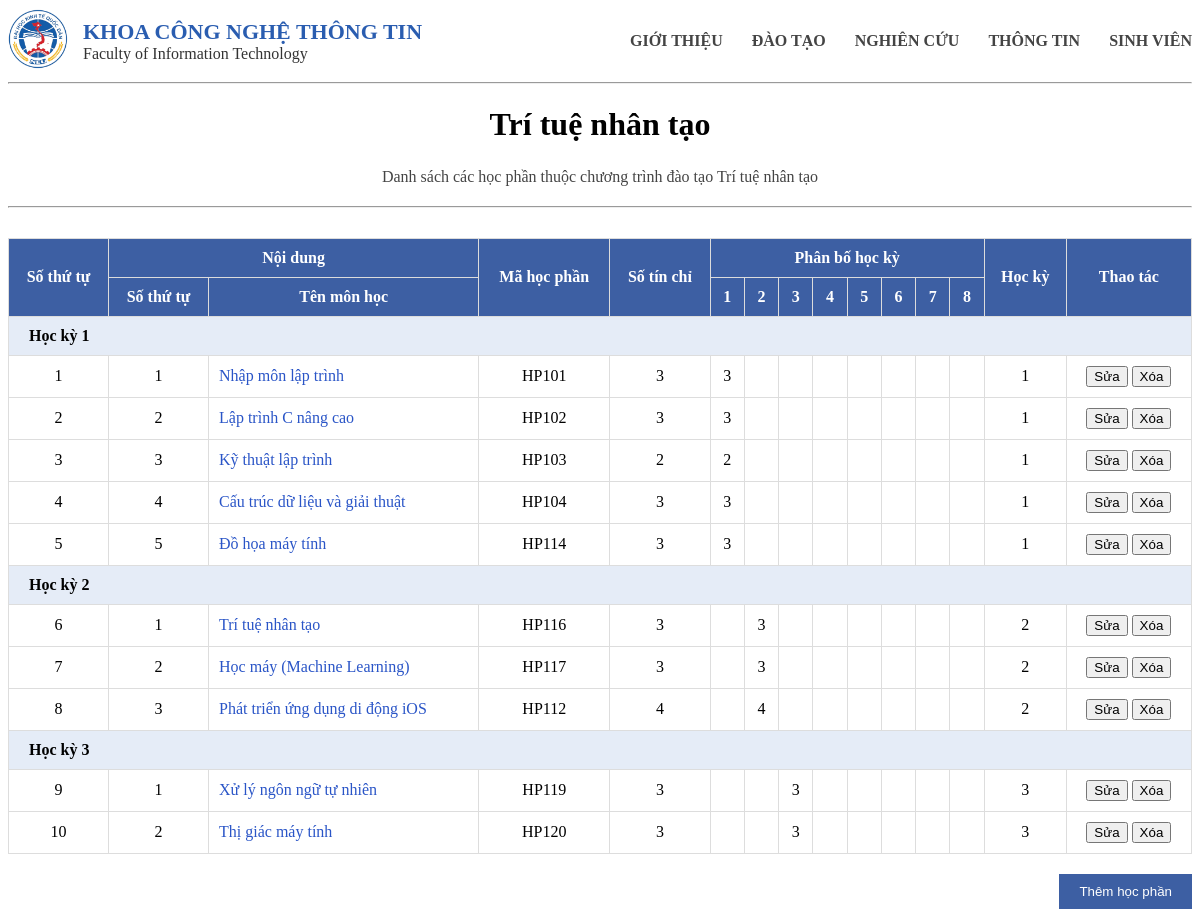
The app's page /detail/CT05 with its own data.
### tables this page shows
CREATE TABLE "chuongtrinh" (
	"mact"	TEXT NOT NULL UNIQUE,
	"tenct"	TEXT NOT NULL,
	"chitieu"	INTEGER NOT NULL,
	"linhvuc"	TEXT NOT NULL,
	PRIMARY KEY("mact")
);

CREATE TABLE "chuongtrinhct" (
	"mact"	TEXT NOT NULL,
	"mahp"	TEXT NOT NULL,
	"stt"	INTEGER,
	"sotc"	INTEGER,
	"hocki"	INTEGER,
	"loai"	TEXT,
	PRIMARY KEY("mact","mahp")
);

CREATE TABLE "hocphan" (
	"mahp"	TEXT NOT NULL UNIQUE,
	"tenhp"	TEXT NOT NULL,
	"sotc"	INTEGER NOT NULL,
	PRIMARY KEY("mahp")
);

### main.py (the view)
@app.route("/detail/<mact>")
def detail(mact):
    conn = get_db()
    cur = conn.cursor()
    cur.execute("SELECT * FROM chuongtrinh WHERE mact=?", (mact,))
    ct = cur.fetchone()
    cur.execute("""
        SELECT hp.mahp, hp.tenhp, hp.sotc, ct.hocki, ct.loai, ct.hocki, ct.stt
        FROM chuongtrinhct ct
        JOIN hocphan hp ON ct.mahp = hp.mahp
        WHERE ct.mact = ?
        ORDER BY ct.hocki, ct.stt
    """, (mact,))
    rows = cur.fetchall()
    conn.close()
    return render_template("detail.html", rows=rows, ct=ct)

### main.py (called while the page is built)
def get_db():
    conn = sqlite3.connect("database.db")
    conn.row_factory = sqlite3.Row
    return conn

### templates/detail.html
{% extends "base.html" %}
{% block content %}
<div class="container">
<h1>{{ct.tenct}}</h1>
<p class="description">
Danh sách các học phần thuộc chương trình đào tạo {{ct.tenct}}
</p>
<hr>
<table>
<tr>
    <th rowspan="2">Số thứ tự</th>
    <th colspan="2">Nội dung</th>
    <th rowspan="2">Mã học phần</th>
    <th rowspan="2">Số tín chỉ</th>
    <th colspan="8">Phân bố học kỳ</th>
    <th rowspan="2">Học kỳ</th>
    <th rowspan="2">Thao tác</th>
</tr>
<tr>
    <th>Số thứ tự</th>
    <th>Tên môn học</th>
    <th>1</th>
    <th>2</th>
    <th>3</th>
    <th>4</th>
    <th>5</th>
    <th>6</th>
    <th>7</th>
    <th>8</th>
</tr>
{% set stt = namespace(value=1) %}
{% for hocki, mon in rows|groupby("hocki") %}
<tr class="group">
<td colspan="15">Học kỳ {{hocki}}</td>
</tr>
{% for hp in mon %}
<tr>
<td>{{stt.value}}</td>
<td>{{loop.index}}</td>
<td class="subject">{{hp.tenhp}}</td>
<td>{{hp.mahp}}</td>
<td>{{hp.sotc}}</td>
<td>{% if hp.hocki==1 %}{{hp.sotc}}{% endif %}</td>
<td>{% if hp.hocki==2 %}{{hp.sotc}}{% endif %}</td>
<td>{% if hp.hocki==3 %}{{hp.sotc}}{% endif %}</td>
<td>{% if hp.hocki==4 %}{{hp.sotc}}{% endif %}</td>
<td>{% if hp.hocki==5 %}{{hp.sotc}}{% endif %}</td>
<td>{% if hp.hocki==6 %}{{hp.sotc}}{% endif %}</td>
<td>{% if hp.hocki==7 %}{{hp.sotc}}{% endif %}</td>
<td>{% if hp.hocki==8 %}{{hp.sotc}}{% endif %}</td>
<td>{{hp.hocki}}</td>
<td>
    <a href="/sua/{{ct.mact}}/{{hp.mahp}}">
        <button type="button" class="edit">Sửa</button>
    </a>
    <form action="/xoa/{{ct.mact}}/{{hp.mahp}}" method="POST"
          onsubmit="return confirm('Bạn có chắc muốn xóa môn này?');"
          style="display:inline;">
        <button type="submit" class="delete">Xóa</button>
    </form>
</td>
</tr>
{% set stt.value = stt.value + 1 %}
{% endfor %}
{% endfor %}
</table>
<a href="/add/{{ct.mact}}">
<button type="button" class="add">Thêm học phần</button>
</a>
</div>
{% endblock %}

### static/styles.css (style rules this page uses)
table { width:100%; border-collapse:collapse; margin-top:20px; }
th { background:#3d5fa3; color:white; padding:10px; }
td { padding:10px; border:1px solid #ddd; text-align:center; }
a { color:#2a55c7; text-decoration:none; }
h1,p { text-align:center; }
.description { color:#444; line-height:1.6; }
.add { margin-top:20px; padding:10px 20px; background:#3d5fa3; color:white; border:none; float:right; }
table { width:100%; border-collapse:collapse; margin-top:30px; }
th { background:#3d5fa3; color:white; padding:10px; border:1px solid #dcdcdc; }
td { padding:10px; border:1px solid #dcdcdc; text-align:center; }
.subject { text-align:left; color:#2a55c7; }
.group { background:#e5ecf7; font-weight:bold; }
.group td { text-align:left; padding-left:20px; }

### records on screen
chuongtrinh: tenct "Trí tuệ nhân tạo"
chuongtrinhct: value "1", tenhp "Nhập môn lập trình", mahp "HP101", sotc "3", hocki "1"
chuongtrinhct: value "2", tenhp "Lập trình C nâng cao", mahp "HP102", sotc "3", hocki "1"
chuongtrinhct: value "3", tenhp "Kỹ thuật lập trình", mahp "HP103", sotc "2", hocki "1"
chuongtrinhct: value "4", tenhp "Cấu trúc dữ liệu và giải thuật", mahp "HP104", sotc "3", hocki "1"
chuongtrinhct: value "5", tenhp "Đồ họa máy tính", mahp "HP114", sotc "3", hocki "1"
chuongtrinhct: value "6", tenhp "Trí tuệ nhân tạo", mahp "HP116", sotc "3", hocki "2"
chuongtrinhct: value "7", tenhp "Học máy (Machine Learning)", mahp "HP117", sotc "3", hocki "2"
chuongtrinhct: value "8", tenhp "Phát triển ứng dụng di động iOS", mahp "HP112", sotc "4", hocki "2"
chuongtrinhct: value "9", tenhp "Xử lý ngôn ngữ tự nhiên", mahp "HP119", sotc "3", hocki "3"
chuongtrinhct: value "10", tenhp "Thị giác máy tính", mahp "HP120", sotc "3", hocki "3"

### other values on screen
{{ hocki }} "1" "2" "3"
